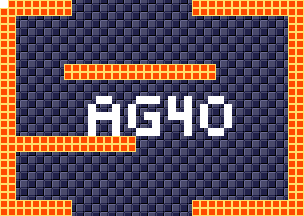

A 2D game scene composited from a Tiled map and its tileset images. What follows is a short description and the map's XML, with each tile layer's data collapsed to a summary:
An orthogonal 38x27 tile map with 8x8 px tiles, 4 tile layers (background, foreground, room numbers, Objects), 15 tilesets.

<map version="1.5" tiledversion="1.7.1" orientation="orthogonal" renderorder="right-down" width="38" height="27" tilewidth="8" tileheight="8" infinite="0" nextlayerid="11" nextobjectid="1">
 <tileset firstgid="1" source="tilesheets/tsKarniMata.tsx" />
 <tileset firstgid="1025" source="tilesheets/tsVoodooWasp.tsx" />
 <tileset firstgid="2049" source="tilesheets/tsBurial.tsx" />
 <tileset firstgid="3073" source="tilesheets/tsBlueTemple.tsx" />
 <tileset firstgid="4097" source="tilesheets/tsGoddess.tsx" />
 <tileset firstgid="5121" source="tilesheets/tsKonark.tsx" />
 <tileset firstgid="6145" name="sEnemies" tilewidth="8" tileheight="8" tilecount="1024" columns="32">
  <image source="../grapx/tilesheets/sObjects.bmp" trans="ff94ff" width="256" height="256" />
 </tileset>
 <tileset firstgid="7169" source="tilesheets/tsIceTemple.tsx" />
 <tileset firstgid="8193" source="tilesheets/tsLavaArea.tsx" />
 <tileset firstgid="9217" source="tilesheets/tsBossArea.tsx" />
 <tileset firstgid="10241" source="tilesheets/tsPegu.tsx" />
 <tileset firstgid="11265" source="tilesheets/sTiwanakuTemple.tsx" />
 <tileset firstgid="12289" source="tilesheets/sIndraTemple.tsx" />
 <tileset firstgid="13313" source="tilesheets/sTeleport.tsx" />
 <tileset firstgid="14337" source="tilesheets/sObjects.tsx" />
 <layer id="2" name="background" width="38" height="27">
  <data>[1026 cells, 1026 non-empty, 2 distinct tile ids]</data>
 </layer>
 <layer id="1" name="foreground" width="38" height="27">
  <data>[1026 cells, 252 non-empty, 1 distinct tile ids]</data>
 </layer>
 <layer id="7" name="room numbers" width="38" height="27">
  <data>[1026 cells, 44 non-empty, 1 distinct tile ids]</data>
 </layer>
 <layer id="10" name="Objects" width="38" height="27">
  <data>[1026 cells, 0 non-empty, 0 distinct tile ids]</data>
 </layer>
</map>
